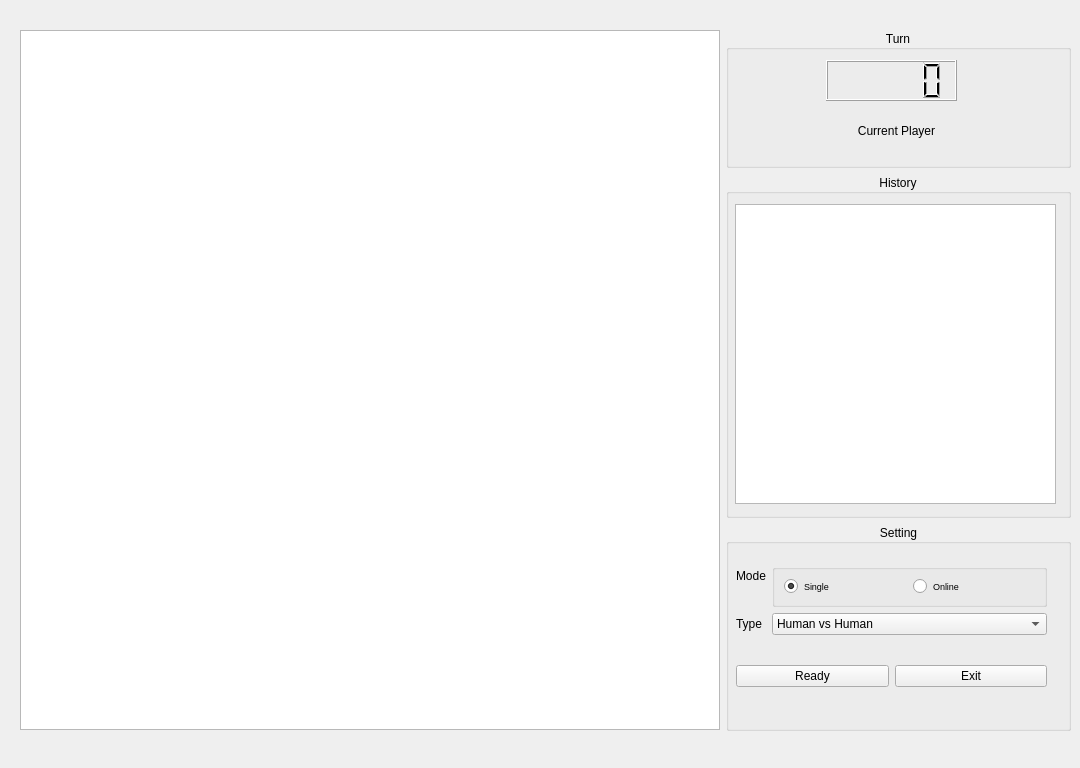
<?xml version="1.0" encoding="UTF-8"?>
<ui version="4.0">
 <class>Form</class>
 <widget class="QWidget" name="Form">
  <property name="geometry">
   <rect>
    <x>0</x>
    <y>0</y>
    <width>1080</width>
    <height>768</height>
   </rect>
  </property>
  <property name="sizePolicy">
   <sizepolicy hsizetype="Preferred" vsizetype="Expanding">
    <horstretch>0</horstretch>
    <verstretch>0</verstretch>
   </sizepolicy>
  </property>
  <property name="windowTitle">
   <string>Form</string>
  </property>
  <widget class="QWidget" name="horizontalLayoutWidget">
   <property name="geometry">
    <rect>
     <x>20</x>
     <y>10</y>
     <width>1051</width>
     <height>741</height>
    </rect>
   </property>
   <layout class="QHBoxLayout" name="horizontalLayout">
    <item>
     <widget class="QGraphicsView" name="gvGameBoard">
      <property name="minimumSize">
       <size>
        <width>0</width>
        <height>0</height>
       </size>
      </property>
      <property name="maximumSize">
       <size>
        <width>700</width>
        <height>700</height>
       </size>
      </property>
     </widget>
    </item>
    <item>
     <layout class="QVBoxLayout" name="verticalLayout_2" stretch="2,5,3">
      <property name="topMargin">
       <number>20</number>
      </property>
      <property name="bottomMargin">
       <number>20</number>
      </property>
      <item>
       <widget class="QGroupBox" name="gbTurn">
        <property name="enabled">
         <bool>true</bool>
        </property>
        <property name="sizePolicy">
         <sizepolicy hsizetype="Preferred" vsizetype="Minimum">
          <horstretch>0</horstretch>
          <verstretch>0</verstretch>
         </sizepolicy>
        </property>
        <property name="baseSize">
         <size>
          <width>0</width>
          <height>0</height>
         </size>
        </property>
        <property name="layoutDirection">
         <enum>Qt::LeftToRight</enum>
        </property>
        <property name="title">
         <string>Turn</string>
        </property>
        <property name="alignment">
         <set>Qt::AlignCenter</set>
        </property>
        <widget class="QLCDNumber" name="lcdTimer">
         <property name="geometry">
          <rect>
           <x>100</x>
           <y>30</y>
           <width>131</width>
           <height>41</height>
          </rect>
         </property>
         <property name="sizePolicy">
          <sizepolicy hsizetype="Maximum" vsizetype="Maximum">
           <horstretch>0</horstretch>
           <verstretch>0</verstretch>
          </sizepolicy>
         </property>
         <property name="maximumSize">
          <size>
           <width>200</width>
           <height>50</height>
          </size>
         </property>
        </widget>
        <widget class="QLabel" name="lTurnBoard">
         <property name="geometry">
          <rect>
           <x>10</x>
           <y>80</y>
           <width>321</width>
           <height>41</height>
          </rect>
         </property>
         <property name="sizePolicy">
          <sizepolicy hsizetype="Expanding" vsizetype="Fixed">
           <horstretch>0</horstretch>
           <verstretch>0</verstretch>
          </sizepolicy>
         </property>
         <property name="text">
          <string>Current Player</string>
         </property>
         <property name="alignment">
          <set>Qt::AlignCenter</set>
         </property>
        </widget>
       </widget>
      </item>
      <item>
       <widget class="QGroupBox" name="gbHistory">
        <property name="sizePolicy">
         <sizepolicy hsizetype="Preferred" vsizetype="Preferred">
          <horstretch>0</horstretch>
          <verstretch>0</verstretch>
         </sizepolicy>
        </property>
        <property name="baseSize">
         <size>
          <width>0</width>
          <height>0</height>
         </size>
        </property>
        <property name="title">
         <string>History</string>
        </property>
        <property name="alignment">
         <set>Qt::AlignCenter</set>
        </property>
        <property name="flat">
         <bool>false</bool>
        </property>
        <widget class="QTextBrowser" name="tbHistoryBoard">
         <property name="geometry">
          <rect>
           <x>9</x>
           <y>30</y>
           <width>321</width>
           <height>300</height>
          </rect>
         </property>
         <property name="sizePolicy">
          <sizepolicy hsizetype="Preferred" vsizetype="Preferred">
           <horstretch>0</horstretch>
           <verstretch>0</verstretch>
          </sizepolicy>
         </property>
         <property name="maximumSize">
          <size>
           <width>500</width>
           <height>300</height>
          </size>
         </property>
        </widget>
       </widget>
      </item>
      <item>
       <widget class="QGroupBox" name="gbSetting">
        <property name="sizePolicy">
         <sizepolicy hsizetype="Preferred" vsizetype="Preferred">
          <horstretch>0</horstretch>
          <verstretch>0</verstretch>
         </sizepolicy>
        </property>
        <property name="title">
         <string>Setting</string>
        </property>
        <property name="alignment">
         <set>Qt::AlignCenter</set>
        </property>
        <widget class="QWidget" name="formLayoutWidget">
         <property name="geometry">
          <rect>
           <x>10</x>
           <y>40</y>
           <width>311</width>
           <height>71</height>
          </rect>
         </property>
         <layout class="QFormLayout" name="formLayout">
          <item row="0" column="0">
           <widget class="QLabel" name="lMode">
            <property name="text">
             <string>Mode</string>
            </property>
           </widget>
          </item>
          <item row="1" column="0">
           <widget class="QLabel" name="lType">
            <property name="text">
             <string>Type</string>
            </property>
           </widget>
          </item>
          <item row="1" column="1">
           <widget class="QComboBox" name="cbType">
            <item>
             <property name="text">
              <string>Human vs Human</string>
             </property>
            </item>
            <item>
             <property name="text">
              <string>Human vs AI</string>
             </property>
            </item>
            <item>
             <property name="text">
              <string>AI vs Human</string>
             </property>
            </item>
            <item>
             <property name="text">
              <string>AI vs AI</string>
             </property>
            </item>
           </widget>
          </item>
          <item row="0" column="1">
           <widget class="QGroupBox" name="gbMode">
            <property name="sizePolicy">
             <sizepolicy hsizetype="Preferred" vsizetype="Maximum">
              <horstretch>0</horstretch>
              <verstretch>9</verstretch>
             </sizepolicy>
            </property>
            <layout class="QHBoxLayout" name="horizontalLayout_3" stretch="0">
             <property name="bottomMargin">
              <number>10</number>
             </property>
             <item>
              <layout class="QHBoxLayout" name="horizontalLayout_6">
               <item>
                <widget class="QRadioButton" name="rbSingle">
                 <property name="font">
                  <font>
                   <pointsize>7</pointsize>
                  </font>
                 </property>
                 <property name="text">
                  <string>Single</string>
                 </property>
                 <property name="checked">
                  <bool>true</bool>
                 </property>
                </widget>
               </item>
               <item>
                <widget class="QRadioButton" name="rbOnline">
                 <property name="font">
                  <font>
                   <pointsize>7</pointsize>
                  </font>
                 </property>
                 <property name="text">
                  <string>Online</string>
                 </property>
                </widget>
               </item>
              </layout>
             </item>
            </layout>
           </widget>
          </item>
         </layout>
        </widget>
        <widget class="QWidget" name="horizontalLayoutWidget_2">
         <property name="geometry">
          <rect>
           <x>10</x>
           <y>110</y>
           <width>311</width>
           <height>85</height>
          </rect>
         </property>
         <layout class="QHBoxLayout" name="horizontalLayout_2">
          <item>
           <widget class="QPushButton" name="pbReady">
            <property name="maximumSize">
             <size>
              <width>300</width>
              <height>16777215</height>
             </size>
            </property>
            <property name="text">
             <string>Ready</string>
            </property>
            <property name="checkable">
             <bool>true</bool>
            </property>
           </widget>
          </item>
          <item>
           <widget class="QPushButton" name="pbExit">
            <property name="maximumSize">
             <size>
              <width>300</width>
              <height>16777215</height>
             </size>
            </property>
            <property name="text">
             <string>Exit</string>
            </property>
           </widget>
          </item>
         </layout>
        </widget>
       </widget>
      </item>
     </layout>
    </item>
   </layout>
  </widget>
 </widget>
 <resources/>
 <connections/>
</ui>
